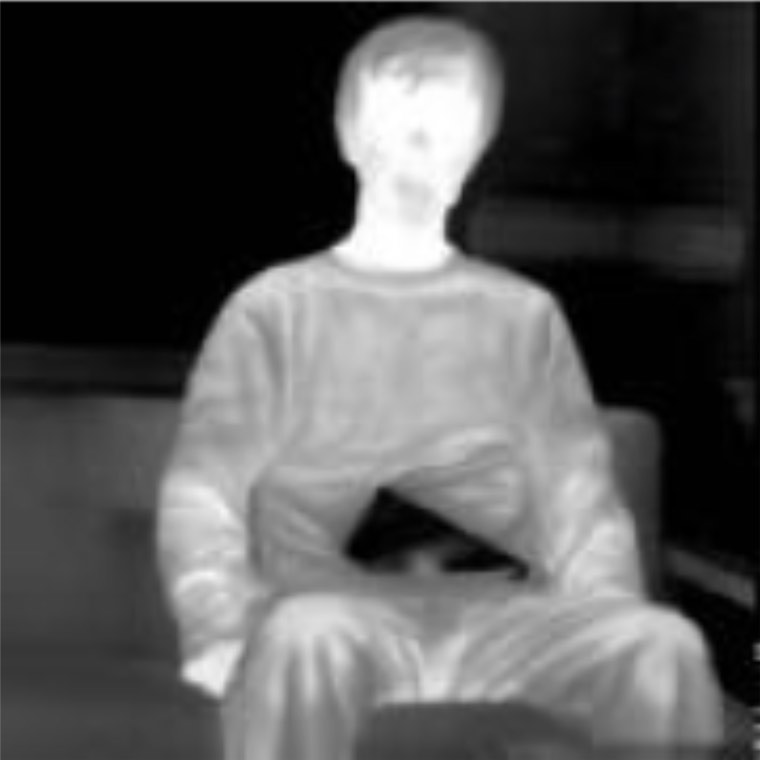
#> input picture SI 2016--Assignment 4/ir.jpg, 760 x 760 px
$ python Problem_Set_4_Image_Fusion_a.py
#> lines starting #> are read from the running program, lines starting #| are printed output that depends on the picture
import numpy as np
import matplotlib.pyplot as plt
from PIL import Image

img_1 = Image.open('ir.jpg')
#> img_1 is the input picture: PIL image 760x760 RGB; mean R, G, B 83.1, 83.1, 83.1
img_2 = Image.open('vis.jpg')
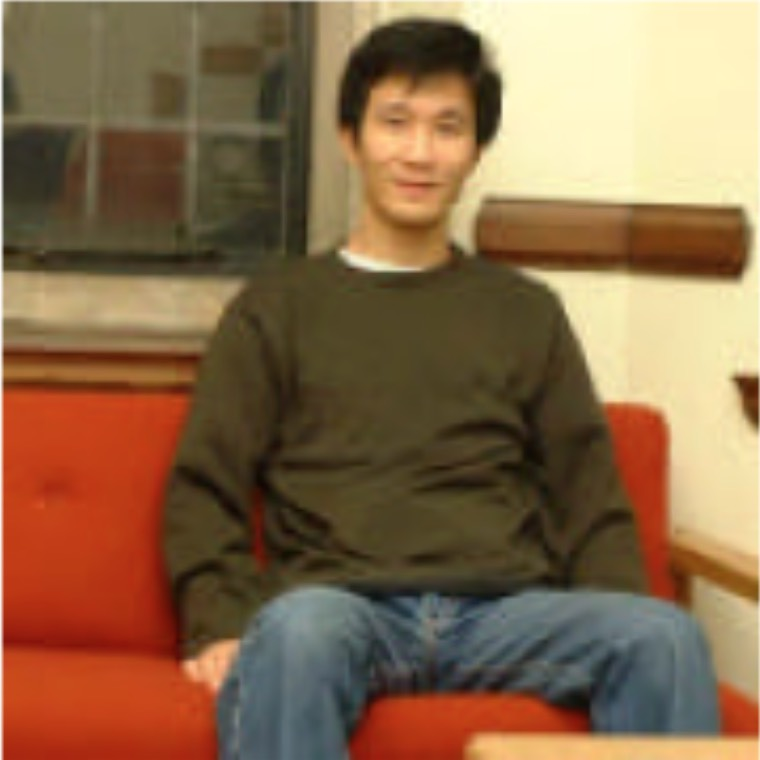
#> input picture SI 2016--Assignment 4/vis.jpg, 760 x 760 px
#> img_2 is the input picture: PIL image 760x760 RGB; mean R, G, B 136.8, 105.6, 74.3

alpha = np.linspace(0, 1, 6)

for i in range(0, 6):
    pic = (alpha[i] * img_1) + (img_2 * (1-alpha[i]))
    pic = np.around(pic)
    pic = np.multiply(pic, -1)
    imgplot = plt.imshow(pic)
    plt.show()
#> this loop made 6 passes
#> pass 1, `pic = np.multiply(pic, -1)`:
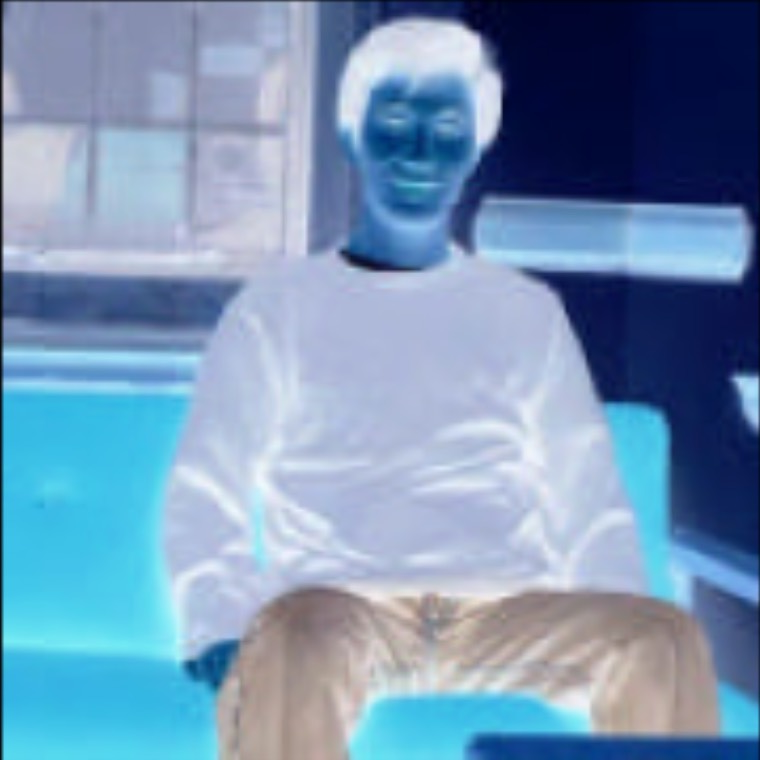
#> pic: shape (760, 760, 3) float64; mean R, G, B -136.8, -105.6, -74.3; drawn with min black and max white
#> pass 2, `pic = (alpha[i] * img_1) + (img_2 * (1-alpha[i]))`:
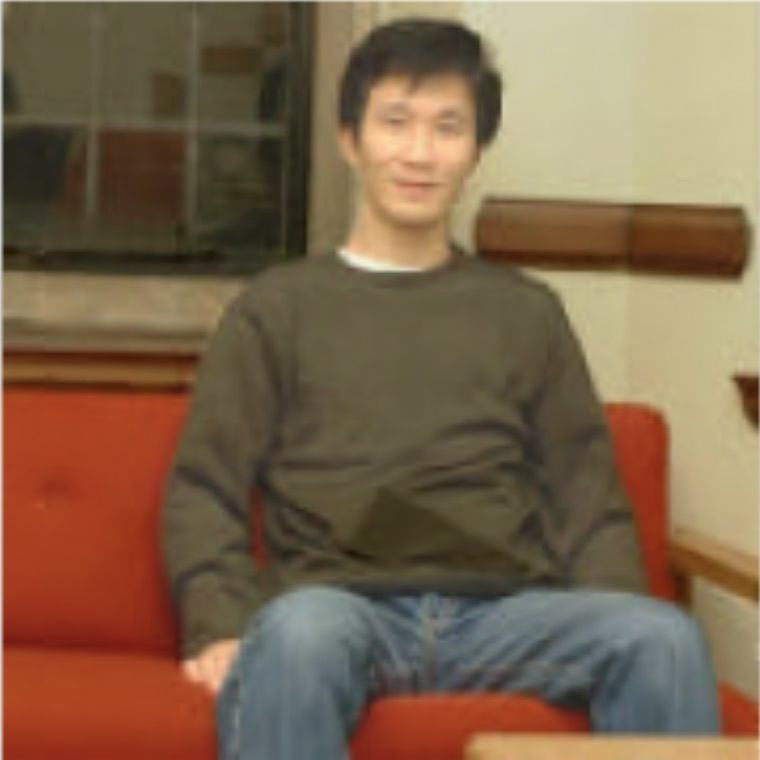
#> pic: shape (760, 760, 3) float64; mean R, G, B 126, 101.1, 76.1
